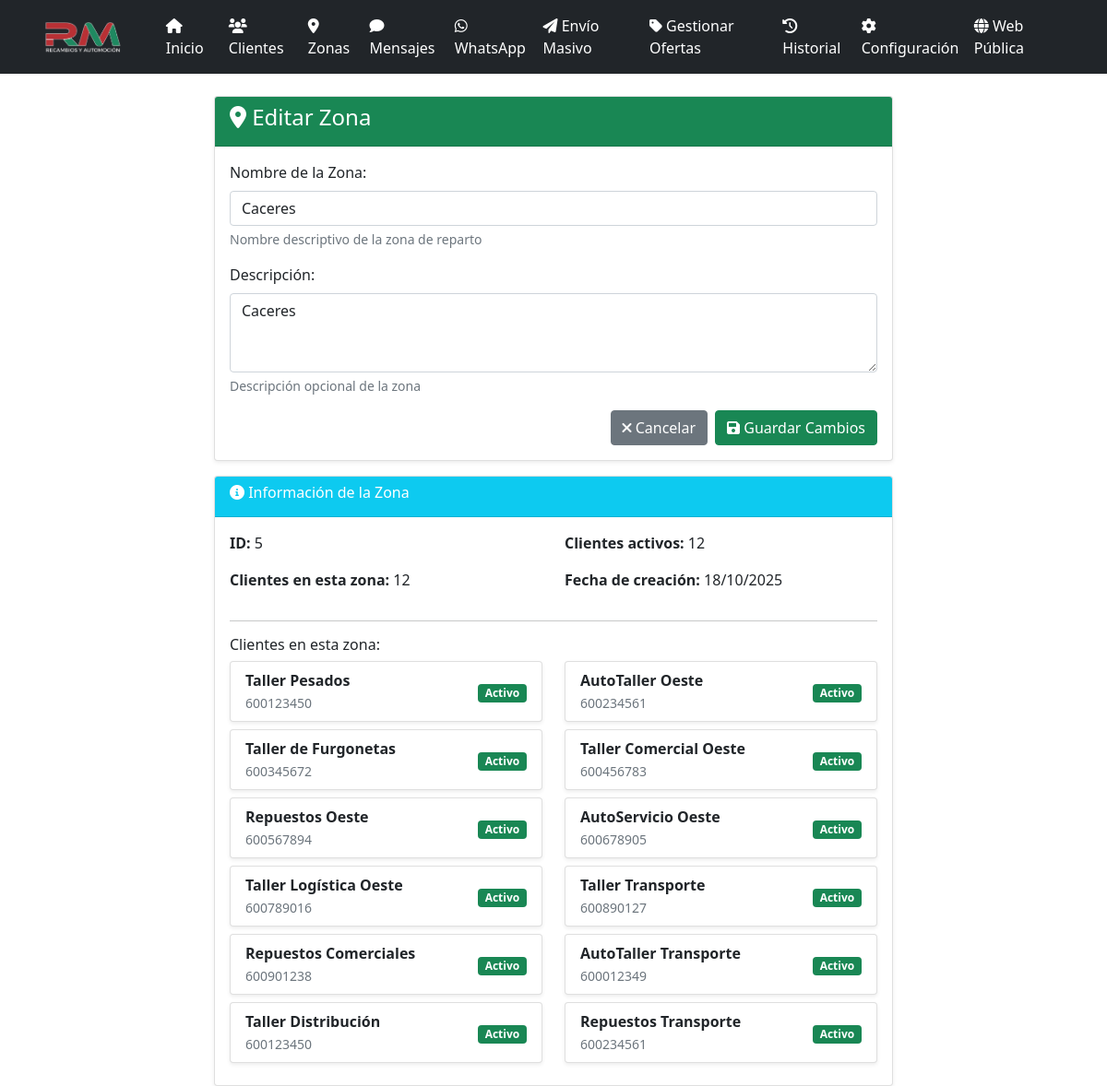
The app's page /zonas/editar/5, older data.
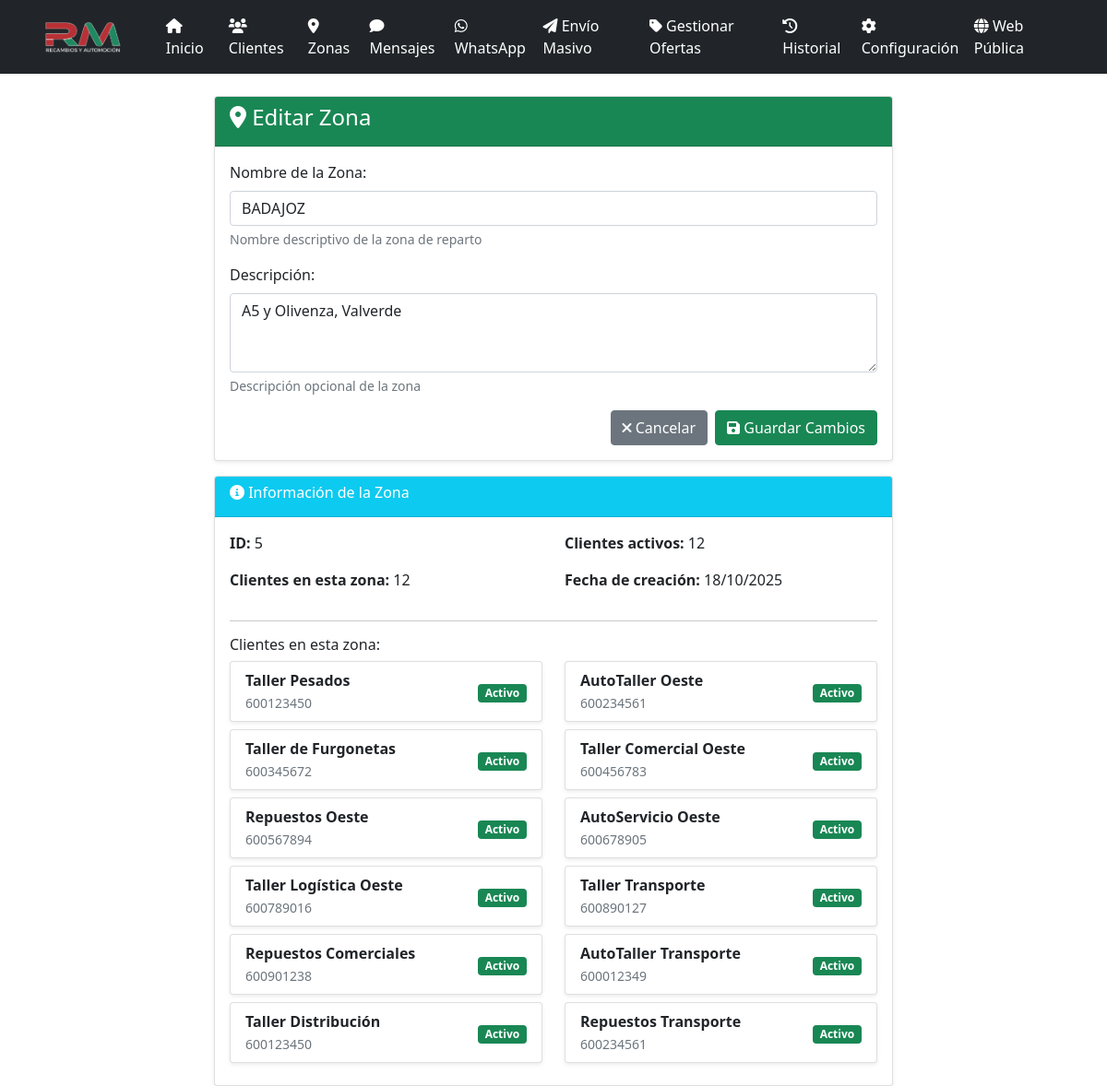
The same page, newer data.
### models.py (models this page shows, shortened)
class Zona(db.Model):
    id = db.Column(db.Integer, primary_key=True)
    nombre = db.Column(db.String(100), nullable=False)
    descripcion = db.Column(db.Text)
    created_at = db.Column(db.DateTime, default=datetime.utcnow)
    clientes = db.relationship('Cliente', backref='zona', lazy=True)

### app.py (the view, shortened to what this page needs)
@app.route('/zonas/editar/<int:zona_id>', methods=['GET', 'POST'])
def editar_zona(zona_id):
    zona = Zona.query.get_or_404(zona_id)
    return render_template('editar_zona.html', zona=zona)

### app.py (called while the page is built, shortened)
@app.before_request
def _asegurar_scheduler():
    global _scheduler_iniciado

@app.before_request
def before_request():
    global _sistema_inicializado
    if not _sistema_inicializado and not app.config['DEBUG']:
        inicializar_sistema()

### templates/editar_zona.html (shortened to what this page needs)
{% extends "base.html" %}
{% block content %}
<div class="row justify-content-center">
    <div class="col-md-8">
        <div class="card">
            <div class="card-header bg-success text-white">
                <h4><i class="fas fa-map-marker-alt"></i> Editar Zona</h4>
            </div>
            <div class="card-body">
                <form method="POST">
                    <div class="mb-3">
                        <label for="nombre" class="form-label">Nombre de la Zona:</label>
                        <input type="text" class="form-control" id="nombre" name="nombre"
                               value="{{ zona.nombre }}" required>
                        <div class="form-text">Nombre descriptivo de la zona de reparto</div>
                    </div>
                    <div class="mb-3">
                        <label for="descripcion" class="form-label">Descripción:</label>
                        <textarea class="form-control" id="descripcion" name="descripcion"
                                  rows="3">{{ zona.descripcion }}</textarea>
                        <div class="form-text">Descripción opcional de la zona</div>
                    </div>
                    <div class="d-grid gap-2 d-md-flex justify-content-md-end">
                        <a href="{{ url_for('zonas') }}" class="btn btn-secondary">
                            <i class="fas fa-times"></i> Cancelar
                        </a>
                        <button type="submit" class="btn btn-success">
                            <i class="fas fa-save"></i> Guardar Cambios
                        </button>
                    </div>
                </form>
            </div>
        </div>
        <div class="card mt-3">
            <div class="card-header bg-info text-white">
                <h6><i class="fas fa-info-circle"></i> Información de la Zona</h6>
            </div>
            <div class="card-body">
                <div class="row">
                    <div class="col-md-6">
                        <p><strong>ID:</strong> {{ zona.id }}</p>
                        <p><strong>Clientes en esta zona:</strong> {{ zona.clientes|length }}</p>
                    </div>
                    <div class="col-md-6">
                        <p><strong>Clientes activos:</strong>
                            {{ zona.clientes|selectattr('activo')|list|length }}
                        </p>
                        <p><strong>Fecha de creación:</strong>
                            {{ zona.created_at.strftime('%d/%m/%Y') if zona.created_at else 'N/A' }}
                        </p>
                    </div>
                </div>
                {% if zona.clientes %}
                <hr>
                <h6>Clientes en esta zona:</h6>
                <div class="row">
                    {% for cliente in zona.clientes %}
                    <div class="col-md-6 mb-2">
                        <div class="card">
                            <div class="card-body py-2">
                                <div class="d-flex justify-content-between align-items-center">
                                    <div>
                                        <strong>{{ cliente.nombre }}</strong><br>
                                        <small class="text-muted">{{ cliente.telefono }}</small>
                                    </div>
                                    <div>
                                        {% if cliente.activo %}
                                            <span class="badge bg-success">Activo</span>
                                        {% else %}
                                            <span class="badge bg-danger">Inactivo</span>
                                        {% endif %}
                                    </div>
                                </div>
                            </div>
                        </div>
                    </div>
                    {% endfor %}
                </div>
                {% endif %}
            </div>
        </div>
    </div>
</div>
{% endblock %}

Row changes from the older to the newer data that the page shows:
changed Zona id 5: nombre "Caceres" → "BADAJOZ"; descripcion "Caceres" → "A5 y Olivenza, Valverde"
